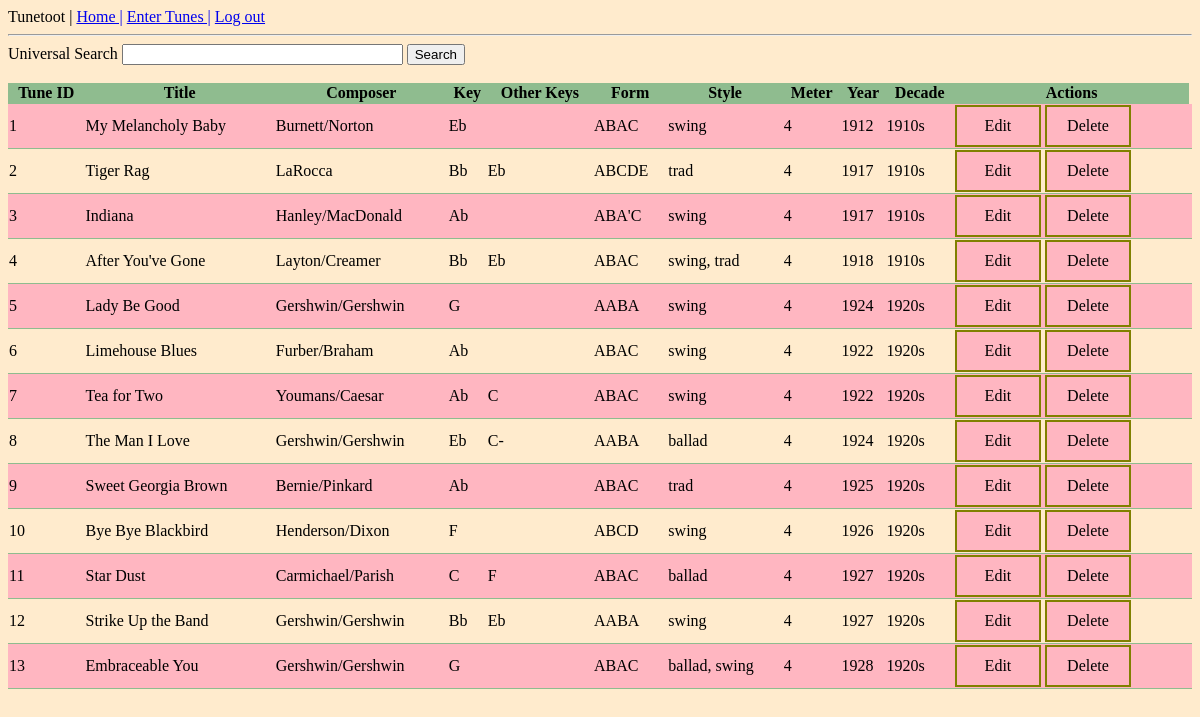
Page /index (signed in) on the committed database.
### app/models.py (models this page shows, shortened)
class Tune(db.Model):
    __tablename__ = "tunes"
    id = db.Column(db.Integer, primary_key=True)
    title = db.Column(db.String(120), unique=True, nullable=False)
    composer = db.Column(db.String(64))
    key = db.Column(db.String(3))
    other_key = db.Column(db.String(12))
    song_form = db.Column(db.String(20))
    style = db.Column(db.String(20))
    meter = db.Column(db.SmallInteger)
    year = db.Column(db.SmallInteger)
    decade = db.Column(db.String(5))
    users = db.relationship("User", secondary=repertoire, back_populates="tunes")

### app/routes.py (the view, shortened to what this page needs)
@app.route('/')
@app.route('/index', methods=['GET', 'POST'])
def index():
    tunes = Tune.query.all()
    form = SearchForm()
    return render_template("index.html", tunes=tunes, form=form)

### app/forms.py
class SearchForm(FlaskForm):
    search_term = StringField('Universal Search')
    submit = SubmitField('Search')

### app/models.py (called while the page is built)
@login.user_loader
def load_user(id):
    return User.query.get(int(id))

### app/templates/index.html (shortened to what this page needs)
{% extends 'base.html' %}
{% block content %}
{% if current_user.is_anonymous %}
<h3>Welcome!</h3>
<p>
 Tunetoot is a jazz repertoire management app.
</p>
<p>
    Log in or register to get started.
</p>
{% else %}
<form action="" method="post">
    <div>
        {{ form.search_term.label }}
        {{ form.search_term(size=32) }}
        {{ form.submit() }}
    </div>
    <br>
</form>
<table style = width:100%;>
    <tr>
        <th>Tune ID</th>
        <th>Title</th>
        <th>Composer</th>
        <th>Key</th>
        <th>Other Keys</th>
        <th>Form</th>
        <th>Style</th>
        <th>Meter</th>
        <th>Year</th>
        <th>Decade</th>
        <th>Actions</th>
    </tr>
    {% for tune in tunes %}
    <tr>
        <td>{{ tune.id }}</td>
        <td>{{ tune.title }}</td>
        <td>{{ tune.composer }}</td>
        <td>{{ tune.key }}</td>
        <td>{{ tune.other_key }}</td>
        <td>{{ tune.song_form }}</td>
        <td>{{ tune.style }}</td>
        <td>{{ tune.meter }}</td>
        <td>{{ tune.year }}</td>
        <td>{{ tune.decade }}</td>
        <td>
            <a class="editbutton" href="{{ url_for('edit_tune', tune_id=tune.id) }}">Edit</a>
            <a class="deletebutton" href="{{ url_for('delete_tune', tune_id=tune.id) }}">Delete</a>
        </td>
        <td></td>
    </tr>
    {% endfor %}
</table>
{% endif %}
{% endblock %}

### app/templates/base.html (shortened to what this page needs)
<!DOCTYPE html>
<html lang="en">
<head>
</head>
<body>
    {% include 'nav.html' %}
    {% block content %}{% endblock %}
</body>
</html>

### app/templates/nav.html
<html>
<body>
  <div>
    Tunetoot |
    <a href="{{ url_for('index') }}">Home |</a>
    {% if current_user.is_anonymous %}
    <a href="{{ url_for('login') }}">Log in |</a>
    <a href="{{ url_for('register') }}">Sign up </a>
    {% else %}
    <a href="{{ url_for('tune_entry') }}">Enter Tunes |</a>
    <a href="{{ url_for('logout') }}">Log out</a>
    {% endif %}
  </div>
  <hr>
</body>
</html>

### app/templates/base.html (style rules this page uses)
html { background-color: blanchedalmond; }

### app/templates/index.html (style rules this page uses)
table, th, td { border-bottom: 1px solid darkseagreen; border-collapse: collapse; }
tr:nth-child(even) { background-color: lightpink; }
tr:nth-child(odd) { background-color: blanchedalmond; }
tr:nth-child(1) { color:black; background-color: darkseagreen; }
.editbutton:link, .editbutton:visited { background-color: lightpink; color: black; border: 2px solid olive; padding: 10px 20px; text-align: center; text-decoration: none; display: inline-block; width: 42px; }
.deletebutton:link, .deletebutton:visited { background-color: lightpink; color: black; border: 2px solid olive; padding: 10px 20px; text-align: center; text-decoration: none; display: inline-block; width: 42px; }

### rows in the picture
Tune: id "1", title "My Melancholy Baby", composer "Burnett/Norton", key "Eb", song_form "ABAC", style "swing", meter "4", year "1912", decade "1910s"
Tune: id "2", title "Tiger Rag", composer "LaRocca", key "Bb", other_key "Eb", song_form "ABCDE", style "trad", meter "4", year "1917", decade "1910s"
Tune: id "3", title "Indiana", composer "Hanley/MacDonald", key "Ab", song_form "ABA'C", style "swing", meter "4", year "1917", decade "1910s"
Tune: id "4", title "After You've Gone", composer "Layton/Creamer", key "Bb", other_key "Eb", song_form "ABAC", style "swing, trad", meter "4", year "1918", decade "1910s"
Tune: id "5", title "Lady Be Good", composer "Gershwin/Gershwin", key "G", song_form "AABA", style "swing", meter "4", year "1924", decade "1920s"
Tune: id "6", title "Limehouse Blues", composer "Furber/Braham", key "Ab", song_form "ABAC", style "swing", meter "4", year "1922", decade "1920s"
Tune: id "7", title "Tea for Two", composer "Youmans/Caesar", key "Ab", other_key "C", song_form "ABAC", style "swing", meter "4", year "1922", decade "1920s"
Tune: id "8", title "The Man I Love", composer "Gershwin/Gershwin", key "Eb", other_key "C-", song_form "AABA", style "ballad", meter "4", year "1924", decade "1920s"
Tune: id "9", title "Sweet Georgia Brown", composer "Bernie/Pinkard", key "Ab", song_form "ABAC", style "trad", meter "4", year "1925", decade "1920s"
Tune: id "10", title "Bye Bye Blackbird", composer "Henderson/Dixon", key "F", song_form "ABCD", style "swing", meter "4", year "1926", decade "1920s"
Tune: id "11", title "Star Dust", composer "Carmichael/Parish", key "C", other_key "F", song_form "ABAC", style "ballad", meter "4", year "1927", decade "1920s"
Tune: id "12", title "Strike Up the Band", composer "Gershwin/Gershwin", key "Bb", other_key "Eb", song_form "AABA", style "swing", meter "4", year "1927", decade "1920s"
Tune: id "13", title "Embraceable You", composer "Gershwin/Gershwin", key "G", song_form "ABAC", style "ballad, swing", meter "4", year "1928", decade "1920s"
